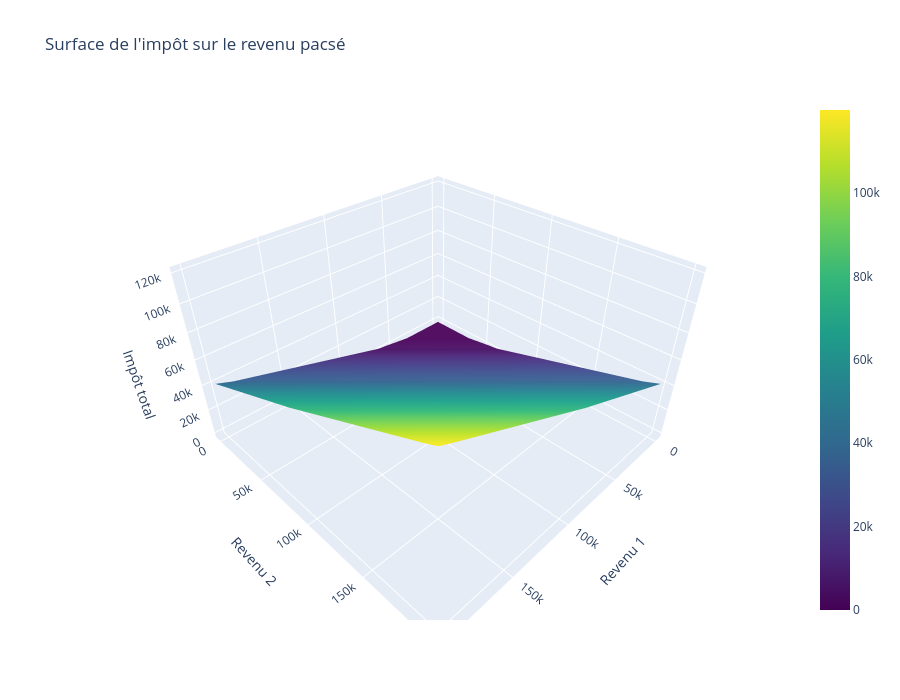

The cell this chart's notebook holds for it:
### Markdown cell above
## Définition de la surface de l'impôt sur le revenu PACS

### Code cell
def plot_surface_pascé(min_rev, max_rev):
    x = np.linspace(min_rev, max_rev, 101)
    y = np.linspace(min_rev, max_rev, 101)

    X, Y = np.meshgrid(x, y)

    Z = calculate_tax_vectorized((X + Y), tax_individual=False, quotient_familial=2) 
    fig = go.Figure(data=[go.Surface(z=Z, x=X, y=Y,colorscale='Viridis')])
    fig.update_layout(title='Surface de l\'impôt sur le revenu pacsé', scene=dict(
        xaxis_title='Revenu 1',yaxis_title='Revenu 2',zaxis_title='Impôt total'),width=900, height=700)
    return fig, Z

fig, tax_pacsé = plot_surface_pascé(min_rev, max_rev)
fig.show()

### Figure 1 — Plotly figure (JSON) as saved in the notebook; plotly's stock layout.template omitted (floating-point values rounded to 4 significant figures; data arrays with more than 128 entries replaced by an {"elided": "..."} marker saying what was removed)
{"data": [{"colorscale": [[0, "#440154"], [0.1111, "#482878"], [0.2222, "#3e4989"], [0.3333, "#31688e"], [0.4444, "#26828e"], [0.5556, "#1f9e89"], [0.6667, "#35b779"], [0.7778, "#6ece58"], [0.8889, "#b5de2b"], [1, "#fde725"]], "type": "surface", "x": {"elided": "101x101 float values"}, "y": {"elided": "101x101 float values"}, "z": {"elided": "101x101 float values"}}], "layout": {"height": 700, "scene": {"xaxis": {"title": {"text": "Revenu 1"}}, "yaxis": {"title": {"text": "Revenu 2"}}, "zaxis": {"title": {"text": "Impôt total"}}}, "title": {"text": "Surface de l'impôt sur le revenu pacsé"}, "width": 900}}
